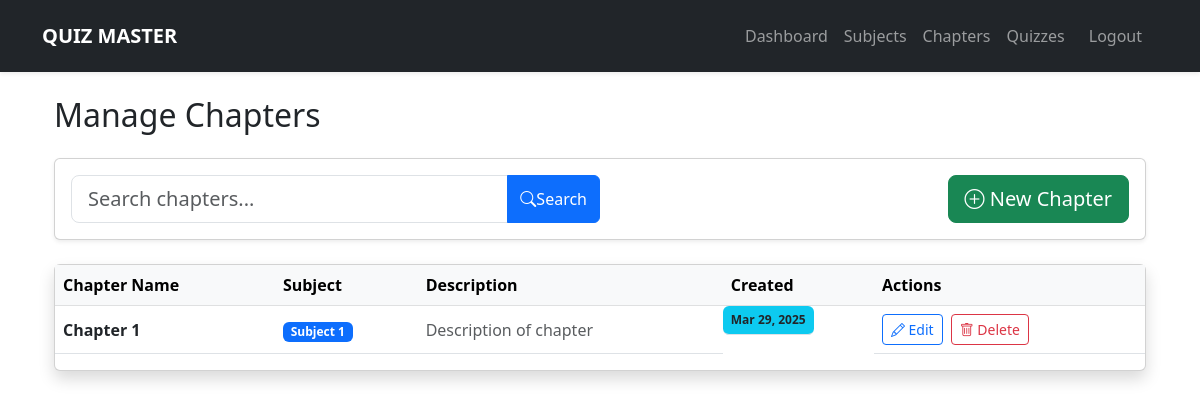
The app's page /admin/chapters (signed in), older data.
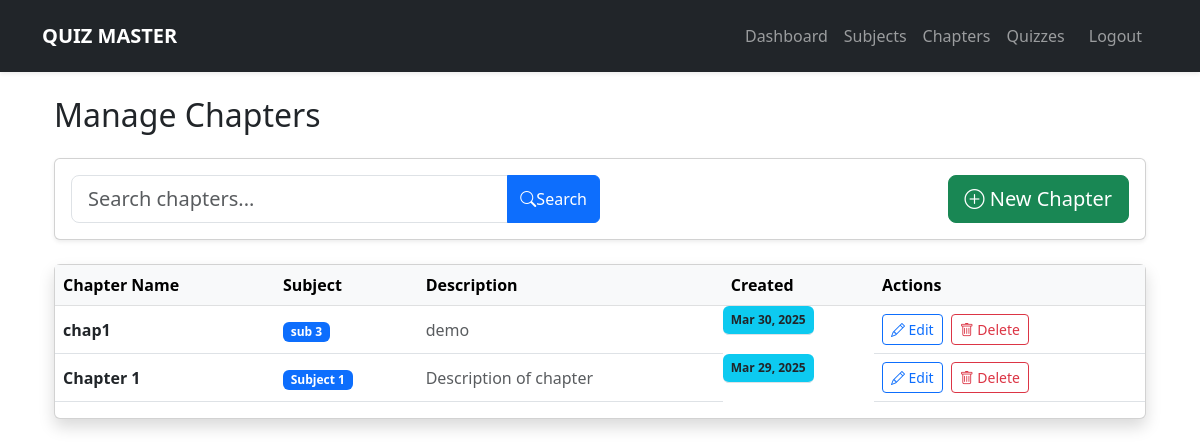
The same page, newer data.
### models.py (models this page shows)
class Chapter(db.Model):
    id = db.Column(db.Integer, primary_key=True)
    name = db.Column(db.String(100), nullable=False)
    description = db.Column(db.Text)
    subject_id = db.Column(db.Integer, db.ForeignKey('subject.id'))
    quizzes = db.relationship('Quiz', backref='chapter', lazy=True)
    created_at = db.Column(db.DateTime, default=datetime.utcnow)

class Subject(db.Model):
    id = db.Column(db.Integer, primary_key=True)
    name = db.Column(db.String(100), nullable=False)
    description = db.Column(db.Text)
    chapters = db.relationship('Chapter', backref='subject', lazy=True)
    created_at = db.Column(db.DateTime, default=datetime.utcnow)

### app.py (the view, shortened to what this page needs)
@app.route('/admin/chapters', methods=['GET', 'POST'])
@login_required
def manage_chapters():
    if not current_user.is_admin:
        return redirect(url_for('index'))
    form = ChapterForm()
    form.subject.choices = [(s.id, s.name) for s in Subject.query.order_by(Subject.name).all()]
    search_query = request.args.get('search', '')
    query = Chapter.query.join(Subject)
    if search_query:
        query = query.filter(db.or_(
            Chapter.name.ilike(f'%{search_query}%'),
            Subject.name.ilike(f'%{search_query}%'),
            Chapter.description.ilike(f'%{search_query}%')
        ))
    chapters = query.order_by(Chapter.created_at.desc()).all()
    return render_template('admin/manage_chapters.html',
                         form=form,
                         chapters=chapters,
                         search_query=search_query)

### forms.py
class ChapterForm(FlaskForm):
    name = StringField('Chapter Name', validators=[DataRequired()])
    description = TextAreaField('Description')
    subject = SelectField('Subject', coerce=int)
    submit = SubmitField('Save Chapter')

### app.py (called while the page is built)
@app.template_filter('datetimeformat')
def datetimeformat(value, fmt='%Y-%m-%d %H:%M'):
    if not value:
        return ""
    try:
        return value.strftime(fmt)
    except AttributeError:
        return ""

@login_manager.user_loader
def load_user(user_id):
    return User.query.get(int(user_id))

### templates/admin/manage_chapters.html (shortened to what this page needs)
{% extends "base.html" %}
{% block content %}
<div class="container-fluid">
    <h2 class="mb-4">Manage Chapters</h2>
    <div class="card mb-4 shadow-sm">
        <div class="card-body">
            <div class="d-flex justify-content-between align-items-center">
                <form method="GET" class="w-50 me-3">
                    <div class="input-group">
                        <input type="text"
                               class="form-control form-control-lg"
                               name="search"
                               placeholder="Search chapters..."
                               value="{{ search_query }}">
                        <button class="btn btn-primary" type="submit" title="Search">
                            <i class="bi bi-search"></i>Search
                        </button>
                    </div>
                </form>
                <button class="btn btn-success btn-lg"
                        data-bs-toggle="modal"
                        data-bs-target="#newChapterModal">
                    <i class="bi bi-plus-circle"></i> New Chapter
                </button>
            </div>
        </div>
    </div>
    <div class="card shadow">
        <div class="card-body p-0">
            <div class="table-responsive">
                <table class="table table-hover align-middle">
                    <thead class="table-light">
                        <tr>
                            <th>Chapter Name</th>
                            <th>Subject</th>
                            <th>Description</th>
                            <th>Created</th>
                            <th>Actions</th>
                        </tr>
                    </thead>
                    <tbody>
                        {% for chapter in chapters %}
                        <tr>
                            <td class="fw-bold">{{ chapter.name }}</td>
                            <td>
                                <span class="badge bg-primary">
                                    {{ chapter.subject.name }}
                                </span>
                            </td>
                            <td class="text-muted truncated-text">
                                {{ chapter.description|truncate(80) }}
                            </td>
                            <td class="badge bg-info">
                                {{ chapter.created_at|datetimeformat('%b %d, %Y') }}
                            </td>
                            <td class="text-nowrap">
                                <div class="d-flex gap-2">
                                    <button class="btn btn-sm btn-outline-primary"
                                            data-bs-toggle="modal"
                                            data-bs-target="#editChapterModal{{ chapter.id }}">
                                        <i class="bi bi-pencil"></i> Edit
                                    </button>
                                    <form method="POST"
                                          action="{{ url_for('delete_chapter', chapter_id=chapter.id) }}">
                                        <button type="submit"
                                                class="btn btn-sm btn-outline-danger"
                                                title="Delete Chapter"
                                                onclick="return confirm('Delete this chapter and all related quizzes?')">
                                            <i class="bi bi-trash"></i> Delete
                                        </button>
                                    </form>
                                </div>
                            </td>
                        </tr>
                        {% endfor %}
                    </tbody>
                </table>
            </div>
        </div>
    </div>
</div>
{% endblock %}

Row changes from the older to the newer data that the page shows:
added Chapter: name "chap1", subject.name "sub 3", description "demo", created_at "Mar 30, 2025"
